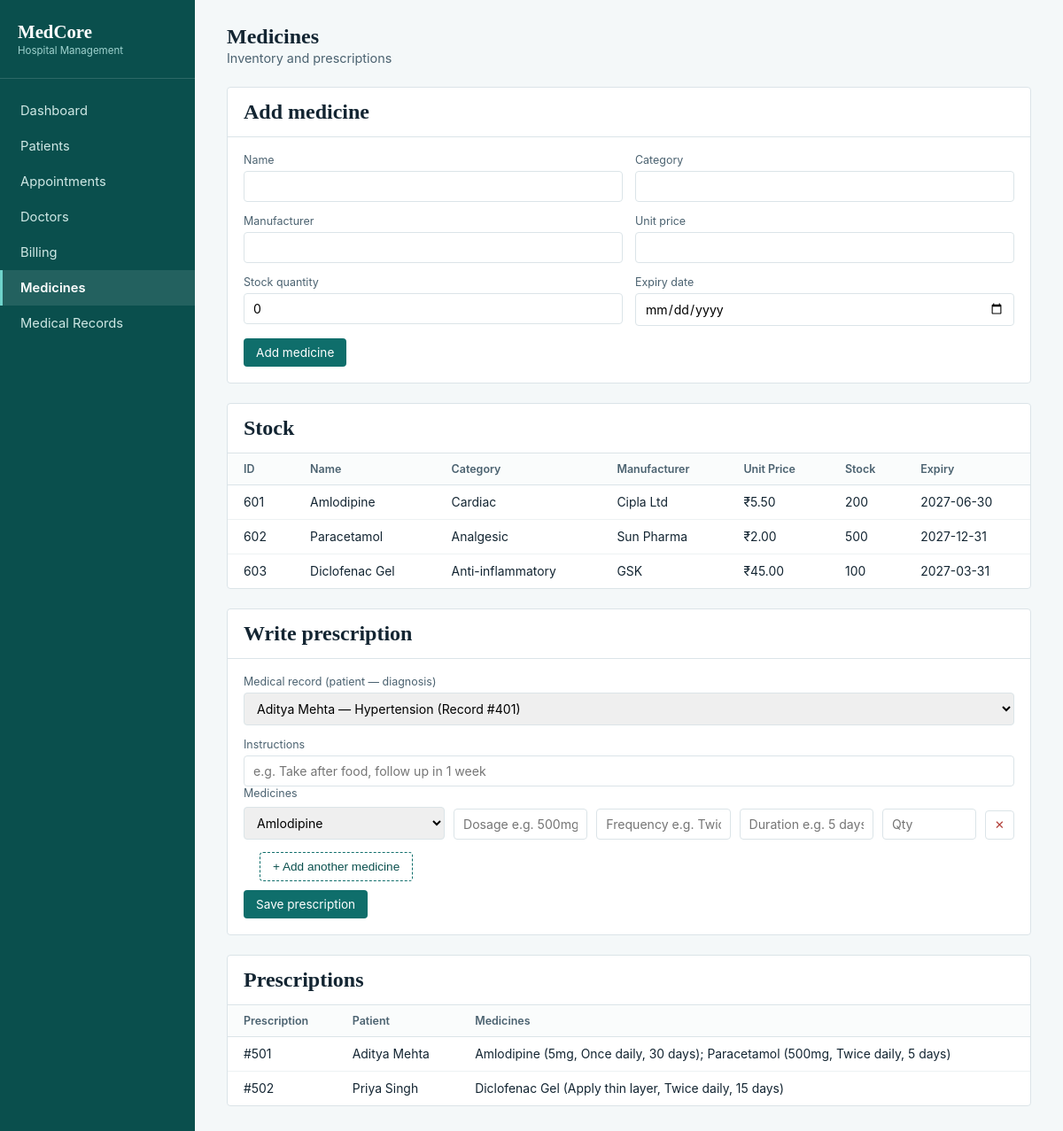
/medicines.php, run on the app's committed database.
### tables this page shows
CREATE TABLE MEDICINE (
    Medicine_ID    INT PRIMARY KEY,
    Medicine_Name  VARCHAR(100) NOT NULL,
    Category       VARCHAR(50),
    Manufacturer   VARCHAR(100),
    Unit_Price     DECIMAL(10, 2) NOT NULL,
    Stock_Quantity INT DEFAULT 0,
    Expiry_Date    DATE
);

CREATE TABLE PRESCRIPTION (
    Prescription_ID   INT PRIMARY KEY,
    Record_ID         INT,
    Prescription_Date DATE NOT NULL,
    Instructions      TEXT,
    FOREIGN KEY (Record_ID) REFERENCES MEDICAL_RECORD(Record_ID)
);

### medicines.php (the view, shortened to what this page needs)
<?php
$medicines = mysqli_query($conn, "SELECT * FROM MEDICINE ORDER BY Medicine_ID");
$records_sql = "SELECT mr.Record_ID, CONCAT(p.First_Name,' ',p.Last_Name) AS Patient_Name, mr.Diagnosis
                FROM MEDICAL_RECORD mr JOIN PATIENT p ON mr.Patient_ID = p.Patient_ID";
$records = mysqli_query($conn, $records_sql);
$medicine_list = [];
$res = mysqli_query($conn, "SELECT Medicine_ID, Medicine_Name FROM MEDICINE");
while ($m = mysqli_fetch_assoc($res)) { $medicine_list[] = $m; }
$sql = "SELECT pr.Prescription_ID, CONCAT(p.First_Name,' ',p.Last_Name) AS Patient_Name, pr.Instructions,
               GROUP_CONCAT(CONCAT(m.Medicine_Name,' (',pm.Dosage,', ',pm.Frequency,', ',pm.Duration,')') SEPARATOR '; ') AS Medicines
        FROM PRESCRIPTION_MEDICINE pm
        JOIN MEDICINE m ON pm.Medicine_ID = m.Medicine_ID
        JOIN PRESCRIPTION pr ON pm.Prescription_ID = pr.Prescription_ID
        JOIN MEDICAL_RECORD mr ON pr.Record_ID = mr.Record_ID
        JOIN PATIENT p ON mr.Patient_ID = p.Patient_ID
        GROUP BY pr.Prescription_ID
        ORDER BY pr.Prescription_ID";
$prescriptions = mysqli_query($conn, $sql);
?>
<!DOCTYPE html>
<html>
<head>
<link rel="stylesheet" href="css/style.css">
</head>
<body>
<div class="app">
  <aside class="sidebar">
    <div class="brand"><h1>MedCore</h1><span>Hospital Management</span></div>
    <nav>
      <a href="index.php">Dashboard</a>
      <a href="patients.php">Patients</a>
      <a href="appointments.php">Appointments</a>
      <a href="doctors.php">Doctors</a>
      <a href="billing.php">Billing</a>
      <a href="medicines.php" class="active">Medicines</a>
      <a href="medical_records.php">Medical Records</a>
    </nav>
  </aside>
  <main>
    <div class="topbar"><div><h2>Medicines</h2><p>Inventory and prescriptions</p></div></div>
    <div class="panel">
      <div class="panel-head"><h2>Add medicine</h2></div>
      <form method="POST" class="form-grid">
        <div class="field"><label>Name</label><input type="text" name="name" required></div>
        <div class="field"><label>Category</label><input type="text" name="cat"></div>
        <div class="field"><label>Manufacturer</label><input type="text" name="manu"></div>
        <div class="field"><label>Unit price</label><input type="number" step="0.01" name="price" required></div>
        <div class="field"><label>Stock quantity</label><input type="number" name="stock" value="0"></div>
        <div class="field"><label>Expiry date</label><input type="date" name="exp"></div>
        <div class="form-actions"><button class="btn" type="submit">Add medicine</button></div>
      </form>
    </div>
    <div class="panel">
      <div class="panel-head"><h2>Stock</h2></div>
      <table>
        <tr><th>ID</th><th>Name</th><th>Category</th><th>Manufacturer</th><th>Unit Price</th><th>Stock</th><th>Expiry</th></tr>
        <?php while ($row = mysqli_fetch_assoc($medicines)): ?>
          <tr>
            <td><?= $row['Medicine_ID'] ?></td>
            <td><?= $row['Medicine_Name'] ?></td>
            <td><?= $row['Category'] ?></td>
            <td><?= $row['Manufacturer'] ?></td>
            <td>₹<?= $row['Unit_Price'] ?></td>
            <td><?= $row['Stock_Quantity'] ?></td>
            <td><?= $row['Expiry_Date'] ?></td>
          </tr>
        <?php endwhile; ?>
      </table>
    </div>
    <div class="panel">
      <div class="panel-head"><h2>Write prescription</h2></div>
      <form method="POST" id="presForm">
        <div class="form-grid" style="padding-bottom:0;">
          <div class="field" style="grid-column:1/-1;"><label>Medical record (patient — diagnosis)</label>
            <select name="record_id" required>
              <?php while ($r = mysqli_fetch_assoc($records)): ?>
                <option value="<?= $r['Record_ID'] ?>"><?= $r['Patient_Name'] ?> — <?= $r['Diagnosis'] ?> (Record #<?= $r['Record_ID'] ?>)</option>
              <?php endwhile; ?>
            </select>
          </div>
          <div class="field" style="grid-column:1/-1;"><label>Instructions</label>
            <input type="text" name="instructions" placeholder="e.g. Take after food, follow up in 1 week"></div>
        </div>
        <div style="padding:0 18px;">
          <label style="font-size:.78rem;color:var(--ink-soft);display:block;margin-bottom:8px;">Medicines</label>
          <div id="medRows">
            <div class="med-row">
              <select name="medicine_id[]" required>
                <?php foreach ($medicine_list as $m): ?>
                  <option value="<?= $m['Medicine_ID'] ?>"><?= $m['Medicine_Name'] ?></option>
                <?php endforeach; ?>
              </select>
              <input type="text" name="dosage[]" placeholder="Dosage e.g. 500mg" required>
              <input type="text" name="frequency[]" placeholder="Frequency e.g. Twice daily" required>
              <input type="text" name="duration[]" placeholder="Duration e.g. 5 days" required>
              <input type="number" name="quantity[]" placeholder="Qty" required>
              <button type="button" class="remove-row" onclick="removeRow(this)">✕</button>
            </div>
          </div>
          <button type="button" class="add-row-btn" onclick="addRow()">+ Add another medicine</button>
        </div>
        <div class="form-actions" style="padding:0 18px 18px;">
          <button class="btn" type="submit">Save prescription</button>
        </div>
      </form>
    </div>
    <div class="panel">
      <div class="panel-head"><h2>Prescriptions</h2></div>
      <table>
        <tr><th>Prescription</th><th>Patient</th><th>Medicines</th></tr>
        <?php while ($row = mysqli_fetch_assoc($prescriptions)): ?>
          <tr>
            <td>#<?= $row['Prescription_ID'] ?></td>
            <td><?= $row['Patient_Name'] ?></td>
            <td><?= $row['Medicines'] ?></td>
          </tr>
        <?php endwhile; ?>
      </table>
    </div>
  </main>
</div>
</body>
</html>

### css/style.css (style rules this page uses)
:root { --ink:#132532; --ink-soft:#4b6270; --line:#dbe4e8; --bg:#f4f8f9; --panel:#ffffff; --teal:#0f6e6b; --teal-deep:#0a4f4d; --amber:#c17a1f; --red:#b3413b; --radius:4px; }
* { box-sizing:border-box; }
body { margin:0;font-family:-apple-system,Helvetica,Arial,sans-serif;background:var(--bg);color:var(--ink); }
h1,h2 { font-family:Georgia,serif;margin:0; }
.app { display:flex;min-height:100vh; }
.sidebar { width:220px;background:var(--teal-deep);color:#dff1ef;padding:24px 0; }
.brand { padding:0 20px 24px 20px;border-bottom:1px solid rgba(255,255,255,.14);margin-bottom:16px; }
.brand h1 { color:#fff;font-size:1.3rem; }
.brand span { display:block;font-size:.72rem;color:#9fd3cf;margin-top:2px; }
nav a { display:block;padding:11px 20px;color:#cfe8e5;text-decoration:none;font-size:.92rem;border-left:3px solid transparent; }
nav a.active { background:rgba(255,255,255,.1);border-left:3px solid #6fd3cb;color:#fff;font-weight:600; }
main { flex:1;padding:28px 36px; }
.topbar { display:flex;justify-content:space-between;align-items:baseline;margin-bottom:24px;flex-wrap:wrap;gap:8px; }
.topbar p { margin:2px 0 0;color:var(--ink-soft);font-size:.9rem; }
.panel { background:var(--panel);border:1px solid var(--line);border-radius:var(--radius);margin-bottom:22px;overflow-x:auto; }
.panel-head { display:flex;justify-content:space-between;align-items:center;padding:14px 18px;border-bottom:1px solid var(--line); }
.btn { background:var(--teal);color:#fff;border:none;padding:8px 14px;border-radius:var(--radius);font-size:.85rem;cursor:pointer;font-family:inherit; }
table { width:100%;border-collapse:collapse;font-size:.87rem;min-width:600px; }
th { text-align:left;padding:10px 18px;color:var(--ink-soft);font-weight:600;border-bottom:1px solid var(--line);background:#fafcfc;font-size:.78rem; }
td { padding:11px 18px;border-bottom:1px solid #edf2f3; }
tr:last-child td { border-bottom:none; }
.form-grid { display:grid;grid-template-columns:1fr 1fr;gap:14px;padding:18px; }
.field { display:flex;flex-direction:column;gap:5px; }
.field label { font-size:.78rem;color:var(--ink-soft); }
.field input,.field select { padding:8px 10px;border:1px solid var(--line);border-radius:var(--radius);font-size:.88rem;font-family:inherit; }
.form-actions { grid-column:1/-1; }

### medicines.php (style rules this page uses)
.med-row { display:grid;grid-template-columns:1.5fr 1fr 1fr 1fr 0.7fr auto;gap:10px;align-items:end;margin-bottom:10px; }
.med-row select, .med-row input { padding:8px 10px;border:1px solid var(--line);border-radius:4px;font-family:inherit;font-size:.88rem;width:100%; }
.remove-row { background:none;border:1px solid var(--line);color:var(--red);border-radius:4px;padding:8px 10px;cursor:pointer; }
.add-row-btn { background:none;border:1px dashed var(--teal);color:var(--teal-deep);padding:8px 14px;border-radius:4px;cursor:pointer;font-size:.85rem;margin:4px 18px 10px; }

### data on the page
medicine: Medicine_ID "601", Medicine_Name "Amlodipine", Category "Cardiac", Manufacturer "Cipla Ltd", Unit_Price "5.50", Stock_Quantity "200", Expiry_Date "2027-06-30"
medicine: Medicine_ID "602", Medicine_Name "Paracetamol", Category "Analgesic", Manufacturer "Sun Pharma", Unit_Price "2.00", Stock_Quantity "500", Expiry_Date "2027-12-31"
medicine: Medicine_ID "603", Medicine_Name "Diclofenac Gel", Category "Anti-inflammatory", Manufacturer "GSK", Unit_Price "45.00", Stock_Quantity "100", Expiry_Date "2027-03-31"
prescription: Prescription_ID "501", Patient_Name "Aditya Mehta", Medicines "Amlodipine (5mg, Once daily, 30 days); Paracetamol (500mg, Twice daily, 5 days)"
prescription: Prescription_ID "502", Patient_Name "Priya Singh", Medicines "Diclofenac Gel (Apply thin layer, Twice daily, 15 days)"

### other printed values
form field record_id "Aditya Mehta — Hypertension (Record #401)"
form field value "Amlodipine"
